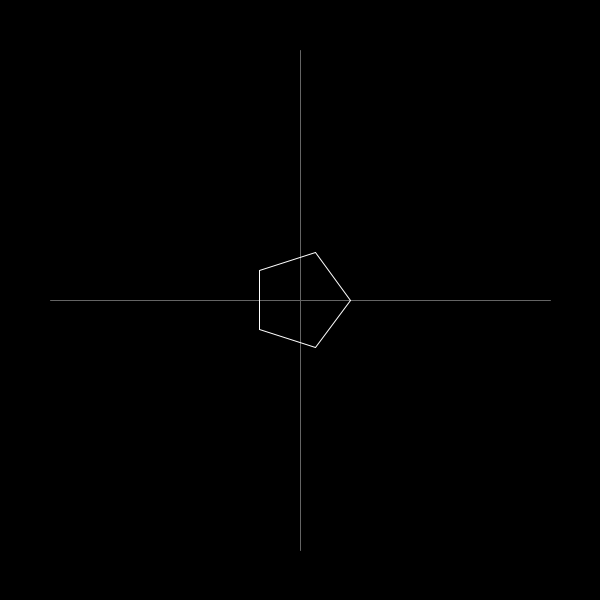
Frame 1 (no input)
Frame 60 (the mouse pressed at the canvas centre just before this capture): identical to frame 1, image omitted
Frame 120 (the mouse held since frame 60 and released just before this capture): identical to frame 1, image omitted

The Processing sketch that drew this single still picture (run headless with seeded random() and noise(); from frame 60 on, the mouse is pressed at the canvas centre):

// Processing sketch: sketch_01_drawing_polygons
// ── sketch_01_drawing_polygons.pde
int sides= 5;
int radius = 50;

void setup() {
  size(600, 600); //We set up the size of the display
  background(0);  //We set up the background color
  frameRate(24);  //We set up the frame rate of the application (24 frames per second = normal movie frame rate)
}

void draw(){
  background(0); // We clear the screen in every frame by coloring it black 
  
  translate(300,300);    //we put the coords center in (300,300) so it's in the center of the canvas
  //rotate(radians(-90)); //this line rotates the viewport 90º counterclockwise to make the 0º face upwards.
  
  stroke(100,100,100);   // We set the color to grey and we draw both axis
  line(-250,0,250,0);  
  line(0,-250,0,250);
  
  
  stroke(255,255,255);  // We set the color to white
  
  
  // We draw the polygon
  for(int i=0;i<sides; i++){
    float vert1X = radius*cos(radians((360/sides)*i));      //Here we find the x and y coordinates of the current vertex
    float vert1Y = radius*sin(radians((360/sides)*i));
    float vert2X = radius*cos(radians((360/sides)*(i+1)));  //And the next vertex
    float vert2Y = radius*sin(radians((360/sides)*(i+1)));  //using basic trigonometric operations
    
    line(vert1X, vert1Y,vert2X,vert2Y);                     //So we can draw a line between the current vertex and the next one
  }
}
